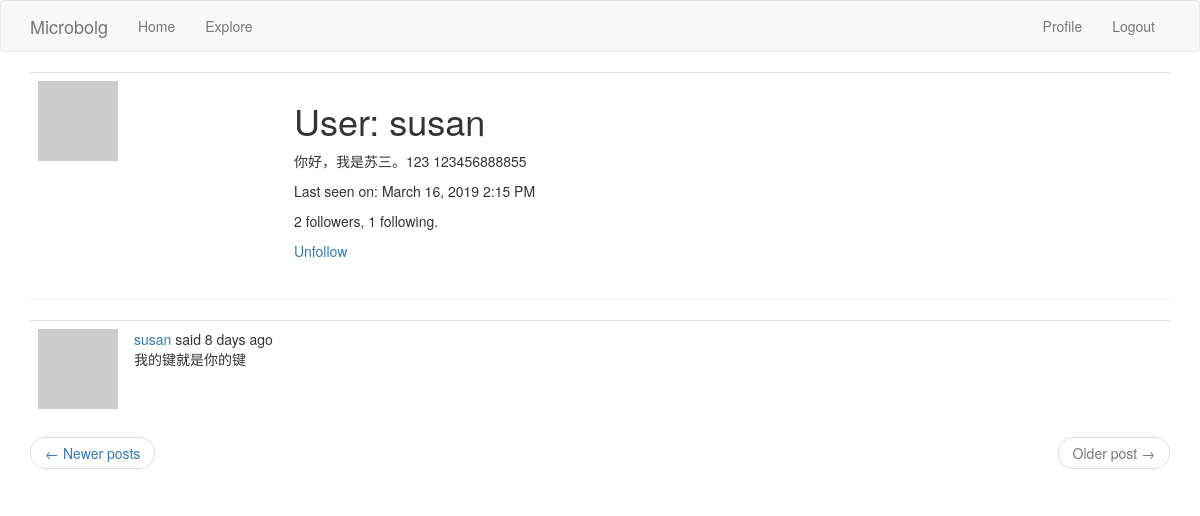
Page /user/susan?page=2 (signed in) on the committed database.
### app/models.py (models this page shows, shortened)
class User(UserMixin, db.Model):
    id = db.Column(db.Integer, primary_key=True)
    username = db.Column(db.String(64), index=True, unique=True)
    email = db.Column(db.String(120), index=True, unique=True)
    password_hash = db.Column(db.String(128))
    posts = db.relationship('Post', backref='author', lazy='dynamic')
    about_me = db.Column(db.String(140))
    last_seen = db.Column(db.DateTime, default=datetime.utcnow)
    @login.user_loader
    def load_user(id):
        return User.query.get(int(id))
    def avatar(self, size):
        digest = md5(self.email.lower().encode('utf-8')).hexdigest()
        return 'https://www.gravatar.com/avatar/{}?d=identicon&s={}'.format(
            digest, size
        )
    followed = db.relationship(
        'User', secondary=followers,
        primaryjoin=(followers.c.follower_id == id),
        secondaryjoin=(followers.c.followed_id == id),
        backref=db.backref('followers', lazy='dynamic'),
        lazy='dynamic'
    )
    def is_following(self, user):
        return self.followed.filter(
            followers.c.followed_id == user.id).count() > 0

class Post(db.Model):
    id = db.Column(db.Integer, primary_key=True)
    body = db.Column(db.String(140))
    timestamp = db.Column(db.DateTime, index=True, default=datetime.utcnow)
    user_id = db.Column(db.Integer, db.ForeignKey('user.id'))
    language = db.Column(db.String(5))

### app/main/routes.py (the view)
@bp.route('/user/<username>')
@login_required
def user(username):
    user = User.query.filter_by(username=username).first_or_404()
    page = request.args.get('page', 1, type=int)
    posts = user.posts.order_by(Post.timestamp.desc()).paginate(
        page, current_app.config['POSTS_PER_PAGE'], False
    )
    next_url = url_for('main.user', username=user.username, page=posts.next_num) \
        if posts.has_next else None
    prev_url = url_for('main.user', username=user.username, page=posts.prev_num) \
        if posts.has_prev else None
    return render_template('user.html', user=user, posts=posts.items,
                           next_url=next_url, prev_url=prev_url)

### app/main/routes.py (called while the page is built)
@bp.before_request
def before_request():
    if current_user.is_authenticated:
        current_user.last_seen = datetime.utcnow()
        db.session.commit()
    g.locale = str(get_locale())

### app/templates/user.html
{% extends "base.html" %}
{% block app_content %}
    <table class="table table-hover">
        <tr>
            <td width='256px'><img src="{{ user.avatar(128) }}"></td>
            <td>
                <h1>{{ _('User') }}: {{ user.username }}</h1>
                {% if user.about_me %}
                <p>{{ user.about_me }}</p>
                {% endif %}
                {% if user.last_seen %}
                <p>{{ _('Last seen on') }}: {{ moment(user.last_seen).format('LLL') }}</p>
                {% endif %}
                <p>{{ _('%(count)d followers',count = user.followers.count()) }}, {{ _('%(count)d following', count=user.followed.count())}}.</p>
                {% if user == current_user %}
                <p><a href="{{ url_for('main.edit_profile') }}">{{ _('Edit your Profile') }}</a></p>
                {% elif not current_user.is_following(user) %}
                <p><a href="{{ url_for('main.follow',username=user.username) }}">{{ _('Follow') }}</a></p>
                {% else %}
                <p><a href="{{ url_for('main.unfollow', username=user.username) }}">{{ _('Unfollow')}}</a></p>
                {% endif %}
            </td>
        </tr>
    </table>
    <hr>
    {% for post in posts %}
        {% include '_post.html' %}
    {% endfor %}
    <nav aria-label="...">
            <ul class="pager">
                <li class="previous{% if not prev_url %} disabled{% endif %}">
                    <a href="{{ prev_url or '#'}}">
                        <span aria-hidden="true">&larr;</span> {{ _('Newer posts') }}
                    </a>
                </li>
                <li class="next{% if not next_url %} disabled{% endif %}">
                    <a href="{{ next_url or '#'}}">
                        {{ _('Older post') }} <span aria-hidden="true">&rarr;</span>
                    </a>
                </li>
            </ul>
        </nav>
{% endblock %}

### app/templates/_post.html (shortened to what this page needs)
<table class="table table-hover">
    <tr>
        <td width='70px'>
            <a href=" {{ url_for('main.user', username=post.author.username) }} ">
                <img src="{{ post.author.avatar(70) }}" />
            </a>
        </td>
        <td>
            {{ _('%(username)s said %(when)s',username=user_link,when=moment(post.timestamp).fromNow()) }}
            <br>
            {{ post.body }}
        </td>
    </tr>
</table>

### rows in the picture
User: username "susan", about_me "你好，我是苏三。123 123456888855", last_seen "March 16, 2019 2:15 PM"
Post: body "我的键就是你的键"
